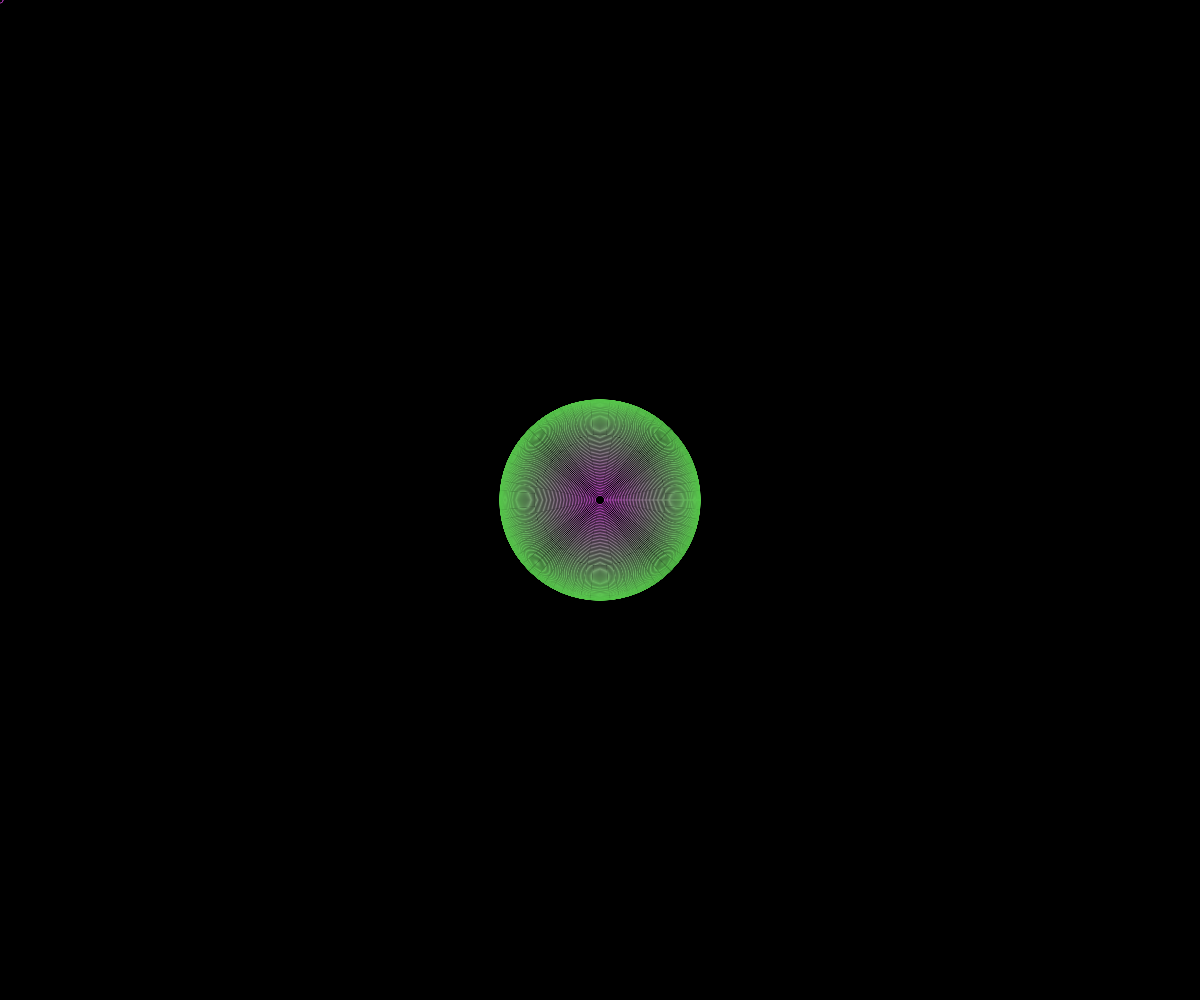
Frame 1 (no input)
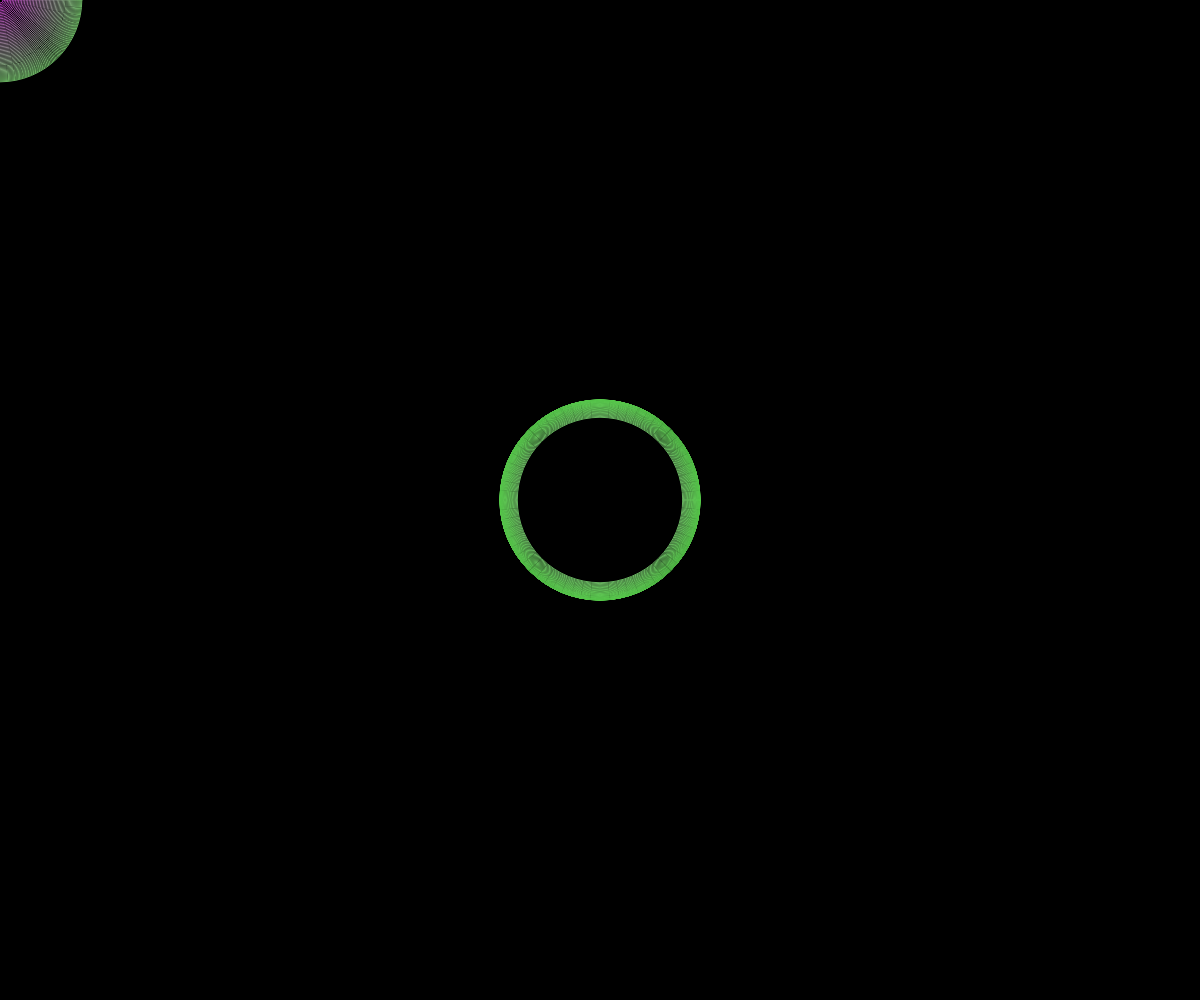
Frame 60 (no input)
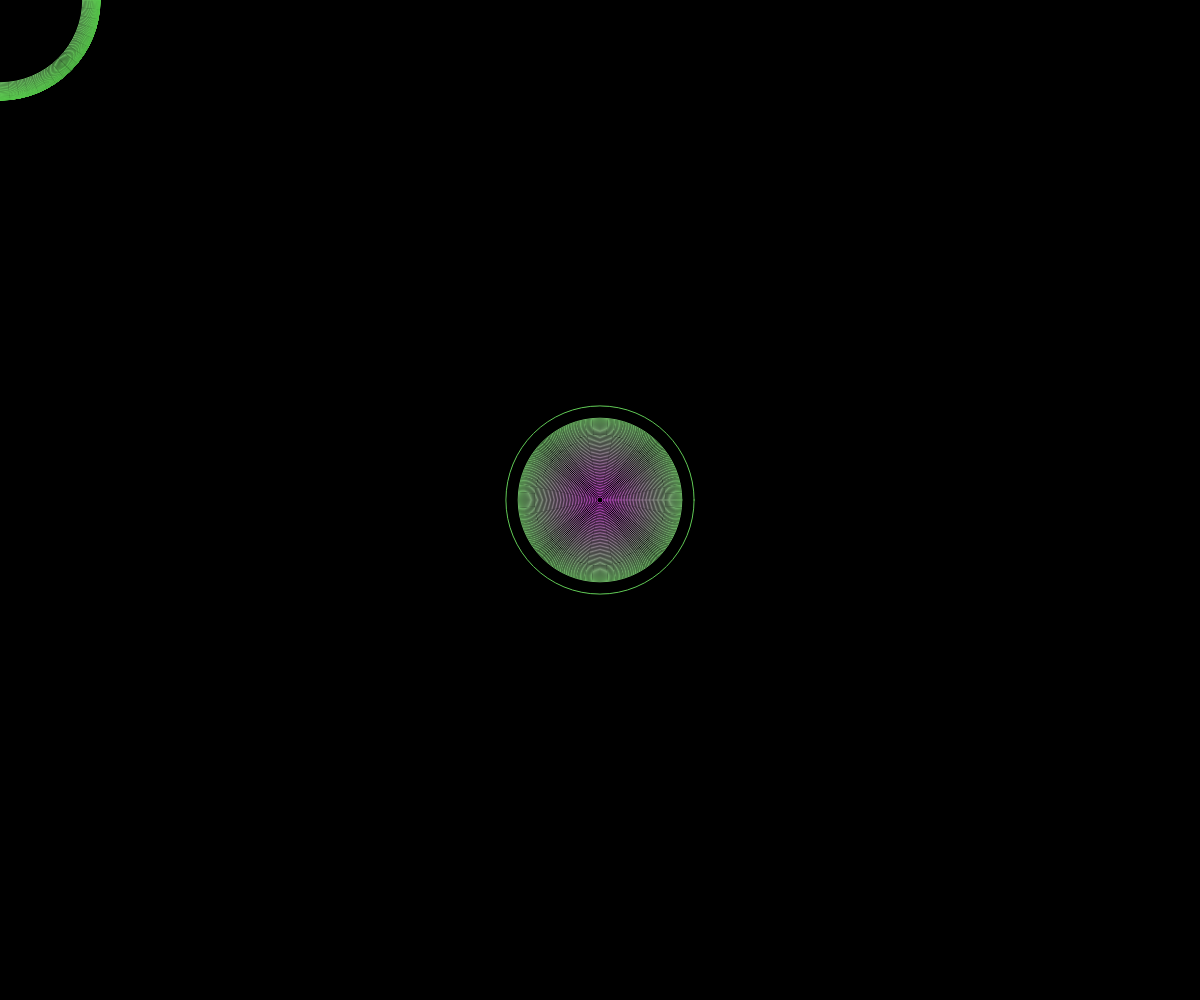
Frame 120 (the mouse pressed at the canvas centre since frame 60)

The p5.js sketch that drew these frames (run headless with seeded random() and noise() and a simulated clock; from frame 60 on, the mouse is pressed at the canvas centre):

// p5.js sketch
// ── sketch.js

let xLoc = []
let yLoc = []

let numSegments = 200;

let col1;
let col2;  

function setup(){
  createCanvas(windowWidth, windowHeight)


  for(let i = 0 ; i<numSegments; i++){
    xLoc[i] = width/2
    yLoc[i] = height/2
  }

  console.log(xLoc)

  col1 = color(random(255),random(255),random(255))
  col2 = color(random(255),random(255),random(255))

}

let count = 0

function draw(){
background(0)
fill(0)
 
 xLoc[numSegments-1] = mouseX
 yLoc[numSegments-1] = mouseY

// xLoc[numSegments-1] = random(width)
// yLoc[numSegments-1] = random(height)


//  xLoc[numSegments-1] = width/2 + map(noise(count), 0,1,20,-20)
//  yLoc[numSegments-1] = height/2 + map(noise(count +10), 0,1,20,-20)





    for(let i = 0 ; i<numSegments; i++){
      
      xLoc[i] = xLoc[i+1]
      yLoc[i] = yLoc[i+1]


      let diameter = 200*sin(map(i, 0,numSegments, 0,PI))

      let col = lerpColor(col1, col2, sin(map(i, 0,numSegments, 0,PI)))

      stroke(col);


      ellipse(xLoc[i], yLoc[i],diameter)
    }

  count += 0.05

}

function mousePressed(){


}
